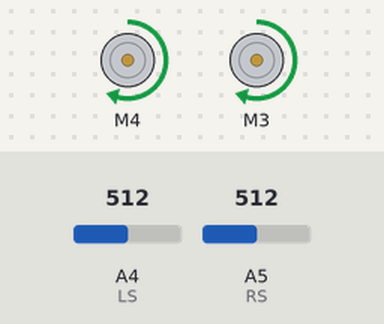
A sketch run on a simulated Arduino Uno, built with avr-gcc and run on an emulated ATmega328P. Shown: 2 × DC motor (green arrow = forward, orange = backward, longer = faster). The inputs (shaded band) are chosen by the test bench; at power-on: A4 (LS) = 512, A5 (RS) = 512.

Above: at 1.2 s.
1.3 s: A4 (LS) set to 482
At 1.8 s:
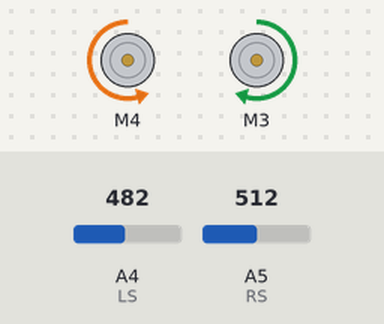
2.8 s: A4 (LS) set to 510
At 4.0 s:
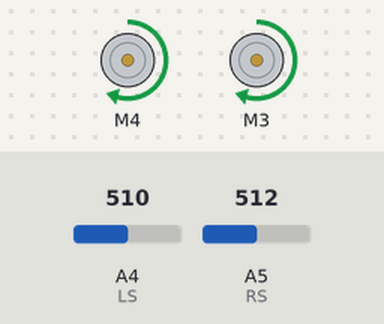
4.3 s: A5 (RS) set to 484
At 5.3 s:
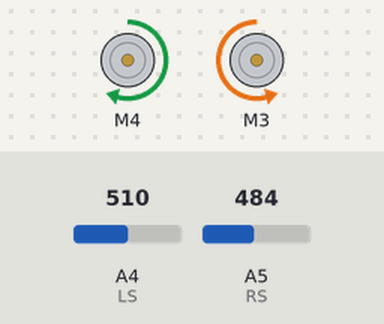
5.8 s: A5 (RS) set to 510
At 6.4 s:
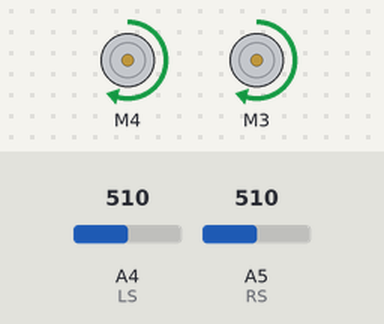
Timing chart, 0 to 8.3 s (numbered marks = the images above; inputs shaded):
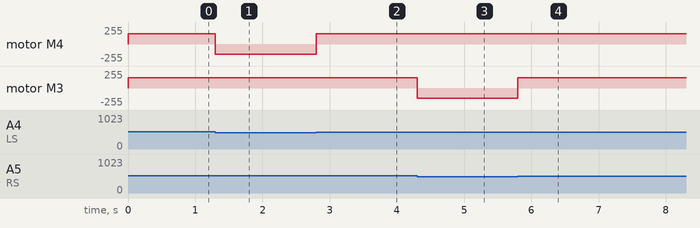

Measured:
- the behaviour switches between 500 and 499 on A4 (LS) (found by bisection; images 0 and 1)
- the behaviour switches between 500 and 499 on A5 (RS) (found by bisection; images 2 and 3)
- after the input at 1.3 s, motor M4: forward 155/255 → backward 155/255 at once
- after the input at 2.8 s, motor M4: backward 155/255 → forward 155/255 at once
- after the input at 4.3 s, motor M3: forward 155/255 → backward 155/255 at once
- after the input at 5.8 s, motor M3: backward 155/255 → forward 155/255 at once

The sketch:

program.ino
```cpp
#include<AFMotor.h>

int LS = A4;
int RS = A5;

AF_DCMotor motor1(4); //sag motor
AF_DCMotor motor2(3); //sol motor //left

int LSVAL = 0;
int RSVAL = 0;
int threshold = 500;

void setup() {

  motor1.setSpeed(155);
  motor2.setSpeed(155);

}

void loop() {

  LSVAL = analogRead(LS);
  RSVAL = analogRead(RS);

  if (LSVAL < threshold && RSVAL < threshold) {
    motor1.run(FORWARD);
    motor2.run(FORWARD);
  }

  if (LSVAL > threshold && RSVAL > threshold) {
    motor1.run(FORWARD);
    motor2.run(FORWARD);
  }

  if (LSVAL > threshold && RSVAL < threshold) {
    motor1.run(FORWARD);
    motor2.run(BACKWARD);
  }

  if (LSVAL < threshold && RSVAL > threshold) {
    motor1.run(BACKWARD);
    motor2.run(FORWARD);
  }

}
```
